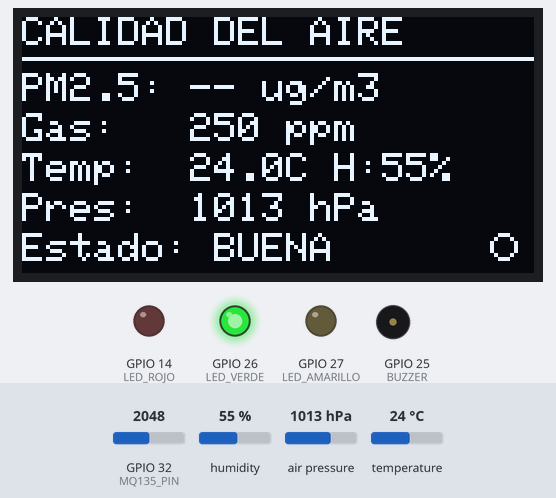
A sketch run on a simulated ESP32. On the bench: 128×64 one-colour display, output pins drawn as LEDs (lit = HIGH), buzzer (waves = sounding, pin HIGH). Inputs (shaded band) come from the test bench; at power-on: GPIO 32 (MQ135_PIN) = 2048, humidity 55 %, temperature 24 °C, air pressure 1013 hPa. What the sketch prints to the serial monitor is not drawn.

Above: at 2.6 s.
2.7 s: GPIO 32 (MQ135_PIN) set to 2439
At 4.5 s:
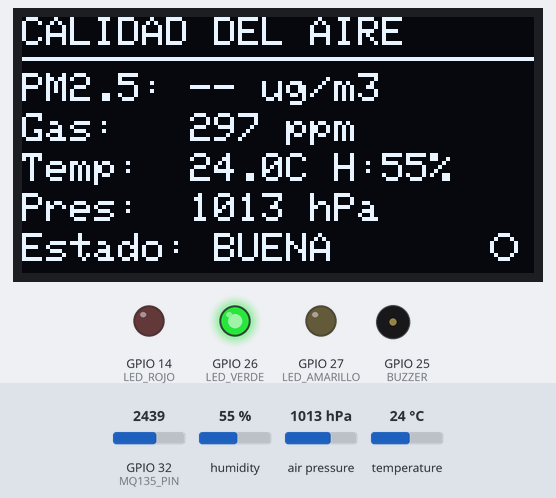
5.5 s: GPIO 32 (MQ135_PIN) set to 2532
At 7.5 s:
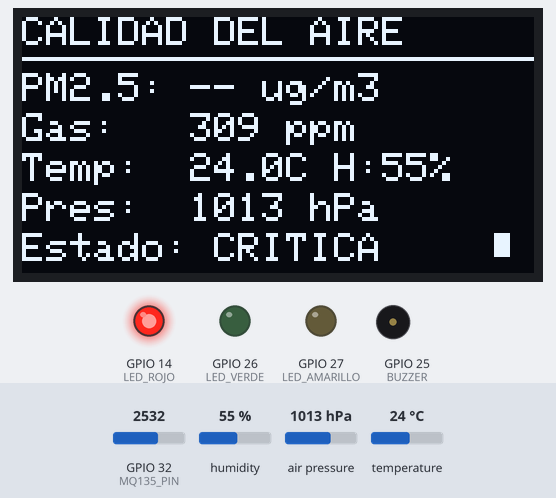
8.3 s: GPIO 32 (MQ135_PIN) set to 1228
At 11.8 s:
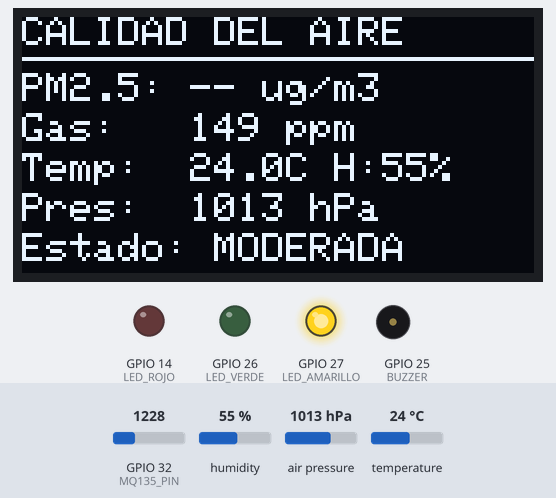
12.3 s: humidity set to 22 %
At 14.4 s:
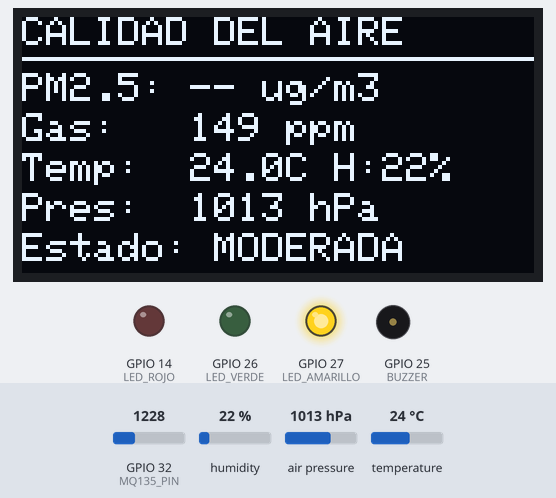
15.1 s: temperature set to 33 °C
At 18.3 s:
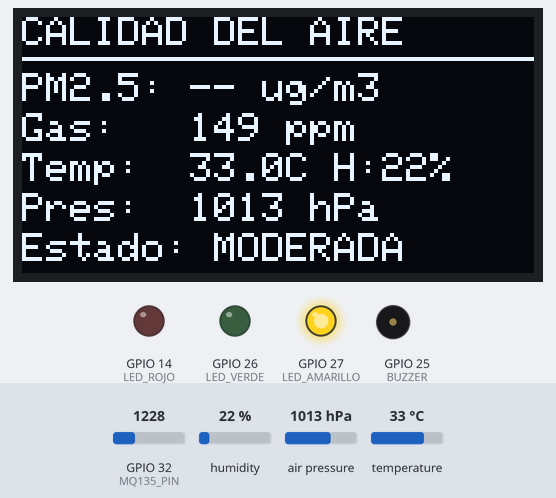
18.6 s: air pressure set to 952 hPa
At 19.8 s:
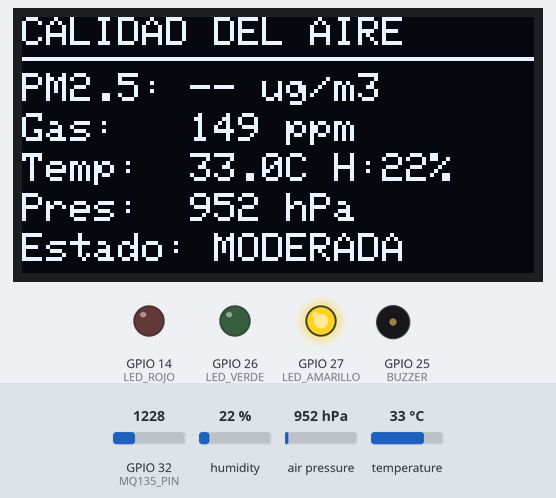
Timing chart, 0 to 21.6 s (numbered marks = the images above; inputs shaded):
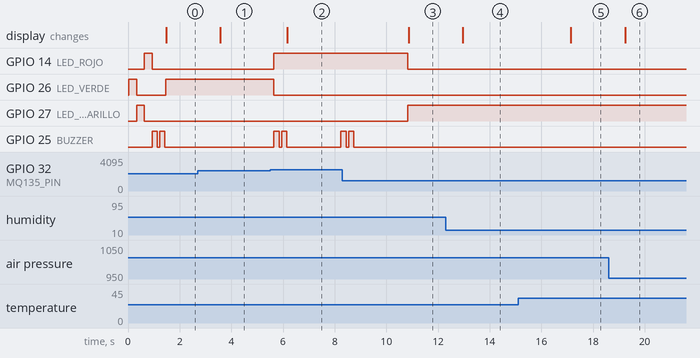

The sketch:

CodigoFinal.ino
```cpp
/*
 * Sistema IoT - Monitoreo Calidad del Aire
 * Universidad de la Sabana - IoT 2026-1
 * Challenge #1
 *
 * SIMULACIÓN WOKWI: 100% Potenciómetros
 * HARDWARE REAL: BME280 + PMS5003 + MQ-135
 */

#include <Wire.h>
#include <Adafruit_GFX.h>
#include <Adafruit_SSD1306.h>
#include <HardwareSerial.h>
#include <Adafruit_BME280.h>
Adafruit_BME280 bme;
HardwareSerial pmsSerial(2);  // Usamos Serial2 del ESP32

// ===== CONFIGURACIÓN DISPLAY OLED =====
#define SCREEN_WIDTH 128
#define SCREEN_HEIGHT 64
#define OLED_RESET -1
#define MQ135_PIN 32   // Pin analógico donde conectaste el AO del MQ-135
Adafruit_SSD1306 display(SCREEN_WIDTH, SCREEN_HEIGHT, &Wire, OLED_RESET);

// ===== DEFINICIÓN DE PINES =====

// Sistema de Alertas
#define LED_VERDE 26
#define LED_AMARILLO 27
#define LED_ROJO 14
#define BUZZER 25

// ===== VARIABLES GLOBALES =====
// Variables de sensores
float temperatura = 25.0;
float humedad = 50.0;
float presion = 1013.25;
float pm25_ugm3 = 0;
float gas_ppm = 0;
bool pms_ok = false;


// Umbrales de calidad del aire (OMS/EPA para Colombia)
#define PM25_BUENO 12       // µg/m³
#define PM25_MODERADO 35    // µg/m³
#define PM25_MALO 55        // µg/m³

#define GAS_BUENO 70        // ppm
#define GAS_MODERADO 150    // ppm
#define GAS_MALO 300        // ppm

// Estados de calidad
enum CalidadAire {
  BUENA,
  MODERADA,
  MALA,
  MUY_MALA
};

CalidadAire estadoActual = BUENA;

// Contadores para estadísticas
unsigned long lecturas_totales = 0;
unsigned long alertas_criticas = 0;

// ===== SETUP =====

void setup() {
  Serial.begin(115200);

  // I2C
  Wire.begin(21, 22);

  // BME280
  if (!bme.begin(0x76)) {
    Serial.println("❌ No se encontró el BME280 (0x76)");
    while (1);
  }
  Serial.println("✓ BME280 detectado");

  // PMS5003 por UART2
  pmsSerial.begin(9600, SERIAL_8N1, 16, 17); // RX=16, TX=17
  Serial.println("✓ PMS5003 inicializado (RX=16, TX=17)");

  // Display OLED
  if (!display.begin(SSD1306_SWITCHCAPVCC, 0x3C)) {
    Serial.println("❌ OLED no detectado en 0x3C");
    while (1);
  }
  Serial.println("✓ OLED OK");

  // Alertas
  pinMode(LED_VERDE, OUTPUT);
  pinMode(LED_AMARILLO, OUTPUT);
  pinMode(LED_ROJO, OUTPUT);
  pinMode(BUZZER, OUTPUT);

  testLEDs();

  display.clearDisplay();
  display.setTextSize(1);
  display.setCursor(0, 0);
  display.println("Sistema IoT");
  display.println("Calidad del Aire");
  display.println("Listo.");
  display.display();
}

// ===== LOOP PRINCIPAL =====
void loop() {
  leerSensores();
  evaluarCalidadAire();
  activarAlertas();
  actualizarDisplay();
  mostrarDatosSerial();

  lecturas_totales++;

  delay(2000); // Actualizar cada 2 segundos
}

// ===== FUNCIÓN: LEER SENSORES =====
// ===== PMS5003 (PM2.5 real por UART) =====
void leerPMS5003() {
  static uint8_t buffer[32];

  while (pmsSerial.available() >= 32) {
    // Buscar cabecera 0x42 0x4D
    if (pmsSerial.peek() == 0x42) {
      pmsSerial.readBytes(buffer, 32);

      if (buffer[0] == 0x42 && buffer[1] == 0x4D) {
        pm25_ugm3 = buffer[12] * 256 + buffer[13];
        pms_ok = true;
        return;
      }
    } else {
      pmsSerial.read(); // descartar basura hasta alinear frame
    }
  }

  pms_ok = false;
}

void leerSensores() {
  // ===== PMS5003 (PM2.5 real por UART) =====
  leerPMS5003();

  // ===== BME280 (temperatura, humedad, presión reales) =====
  temperatura = bme.readTemperature();        // °C
  humedad     = bme.readHumidity();           // %
  presion     = bme.readPressure() / 100.0;   // hPa (presión absoluta)

  // ===== MQ-135 (lectura cruda escalada) =====
  int adc_gas = analogRead(MQ135_PIN);        // 0–4095
  gas_ppm = map(adc_gas, 0, 4095, 0, 500);    // Escala simple para demo
}

// ===== FUNCIÓN: EVALUAR CALIDAD DEL AIRE =====
void evaluarCalidadAire() {
  // ═══════════════════════════════════════════════
  // LÓGICA DE FUSIÓN DE SENSORES
  // Combina múltiples señales ambientales para
  // determinar la calidad del aire de forma robusta
  // ═══════════════════════════════════════════════

  // --- Evaluar PM2.5 ---
  bool pm25_critico = (pm25_ugm3 > PM25_MALO);
  bool pm25_moderado = (pm25_ugm3 > PM25_MODERADO && pm25_ugm3 <= PM25_MALO);
  bool pm25_leve = (pm25_ugm3 > PM25_BUENO && pm25_ugm3 <= PM25_MODERADO);

  // --- Evaluar Gas NO₂ ---
  bool gas_critico = (gas_ppm > GAS_MALO);
  bool gas_moderado = (gas_ppm > GAS_MODERADO && gas_ppm <= GAS_MALO);
  bool gas_leve = (gas_ppm > GAS_BUENO && gas_ppm <= GAS_MODERADO);

  // --- Evaluar Condiciones Meteorológicas ---
  // Condiciones que dificultan la dispersión de contaminantes:
  // 1. Alta temperatura + Baja humedad → Inversión térmica probable
  // 2. Baja presión → Aire estancado
  bool inversion_termica = (temperatura > 30 && humedad < 40);
  bool presion_baja = (presion < 730);  // Umbral realista para la altura de Chía
  bool condicion_desfavorable = inversion_termica || presion_baja;

  // ═══════════════════════════════════════════════
  // ALGORITMO DE FUSIÓN
  // Prioriza contaminación crítica, luego combina
  // múltiples factores para clasificación robusta
  // ═══════════════════════════════════════════════

  if (pm25_critico || gas_critico) {
    // NIVEL 4: MUY MALA - Contaminación crítica
    estadoActual = MUY_MALA;
    alertas_criticas++;
  }
  else if ((pm25_moderado && gas_leve) ||
           (pm25_leve && gas_moderado) ||
           (pm25_moderado && condicion_desfavorable) ||
           (gas_moderado && condicion_desfavorable)) {
    // NIVEL 3: MALA - Múltiples factores adversos
    estadoActual = MALA;
  }
  else if (pm25_leve || gas_leve || condicion_desfavorable) {
    // NIVEL 2: MODERADA - Un factor adverso
    estadoActual = MODERADA;
  }
  else {
    // NIVEL 1: BUENA - Todos los parámetros normales
    estadoActual = BUENA;
  }
}

// ===== FUNCIÓN: ACTIVAR ALERTAS =====
void activarAlertas() {
  // Apagar todos los LEDs y buzzer
  digitalWrite(LED_VERDE, LOW);
  digitalWrite(LED_AMARILLO, LOW);
  digitalWrite(LED_ROJO, LOW);
  digitalWrite(BUZZER, LOW);

  switch(estadoActual) {
    case BUENA:
      // ✓ CALIDAD BUENA - LED Verde
      digitalWrite(LED_VERDE, HIGH);
      break;

    case MODERADA:
      // ⚠ CALIDAD MODERADA - LED Amarillo
      digitalWrite(LED_AMARILLO, HIGH);
      break;

    case MALA:
      // ⚠⚠ CALIDAD MALA - LED Rojo + Buzzer intermitente
      digitalWrite(LED_ROJO, HIGH);
      digitalWrite(BUZZER, HIGH);
      delay(100);
      digitalWrite(BUZZER, LOW);
      break;

    case MUY_MALA:
      // 🚨 CALIDAD MUY MALA - LED Rojo + Alarma continua
      digitalWrite(LED_ROJO, HIGH);
      // Patrón de alarma: beep-beep-pausa
      digitalWrite(BUZZER, HIGH);
      delay(200);
      digitalWrite(BUZZER, LOW);
      delay(100);
      digitalWrite(BUZZER, HIGH);
      delay(200);
      digitalWrite(BUZZER, LOW);
      break;
  }
}

// ===== FUNCIÓN: ACTUALIZAR DISPLAY =====
void actualizarDisplay() {
  display.clearDisplay();
  display.setTextSize(1);
  display.setTextColor(SSD1306_WHITE);

  // Título con línea separadora
  display.setCursor(0, 0);
  display.println("CALIDAD DEL AIRE");
  display.drawLine(0, 10, 128, 10, SSD1306_WHITE);

  // Datos de contaminantes
  display.setCursor(0, 14);
  display.print("PM2.5: ");
  if (pms_ok) display.print(pm25_ugm3, 0);
  else display.print("--");
  display.println(" ug/m3");

  display.setCursor(0, 24);
  display.print("Gas:   ");
  display.print(gas_ppm, 0);
  display.println(" ppm");

  // Datos meteorológicos
  display.setCursor(0, 34);
  display.print("Temp:  ");
  display.print(temperatura, 1);
  display.print("C H:");
  display.print(humedad, 0);
  display.println("%");

  display.setCursor(0, 44);
  display.print("Pres:  ");
  display.print(presion, 0);
  display.println(" hPa");

  // Estado con indicador visual
  display.setCursor(0, 54);
  display.print("Estado: ");

  switch(estadoActual) {
    case BUENA:
      display.print("BUENA");
      // Dibujar símbolo ✓
      display.drawCircle(120, 57, 3, SSD1306_WHITE);
      break;
    case MODERADA:
      display.print("MODERADA");
      break;
    case MALA:
      display.print("MALA");
      // Dibujar símbolo ⚠
      display.fillTriangle(118, 60, 122, 60, 120, 54, SSD1306_WHITE);
      break;
    case MUY_MALA:
      display.print("CRITICA");
      // Dibujar símbolo 🚨
      display.fillRect(118, 54, 4, 6, SSD1306_WHITE);
      break;
  }

  display.display();
}

// ===== FUNCIÓN: MOSTRAR DATOS EN SERIAL =====
void mostrarDatosSerial() {
  Serial.println("╔════════════════════════════════════════════════╗");
  Serial.print("║  Lectura #");
  Serial.print(lecturas_totales);
  Serial.print(" | Alertas críticas: ");
  Serial.print(alertas_criticas);
  Serial.println("  ");
  Serial.println("╠════════════════════════════════════════════════╣");

  // Contaminantes
  Serial.println("║ CONTAMINANTES:");
  Serial.print("║  PM2.5:  ");
  Serial.print(pm25_ugm3, 1);
  Serial.print(" µg/m³");

  if (!pms_ok) {
    Serial.println(" ❌ PMS5003 sin datos");
  } else if (pm25_ugm3 > PM25_MALO) {
    Serial.println(" ⚠ CRÍTICO");
  } else if (pm25_ugm3 > PM25_MODERADO) {
    Serial.println(" ⚠ ALTO");
  } else if (pm25_ugm3 > PM25_BUENO) {
    Serial.println(" - Moderado");
  } else {
    Serial.println(" ✓ Bueno");
  }


  Serial.print("║  Gas:    ");
  Serial.print(gas_ppm, 1);
  Serial.print(" ppm");
  if (gas_ppm > GAS_MALO) Serial.println(" ⚠ CRÍTICO");
  else if (gas_ppm > GAS_MODERADO) Serial.println(" ⚠ ALTO");
  else if (gas_ppm > GAS_BUENO) Serial.println(" - Moderado");
  else Serial.println(" ✓ Bueno");

  // Meteorología
  Serial.println("║ ");
  Serial.println("║ METEOROLOGÍA:");
  Serial.print("║  Temp:   ");
  Serial.print(temperatura, 1);
  Serial.println(" °C");

  Serial.print("║  Hum:    ");
  Serial.print(humedad, 1);
  Serial.println(" %");

  Serial.print("║  Pres:   ");
  Serial.print(presion, 1);
  Serial.println(" hPa");

  // Diagnóstico de condiciones
  Serial.println("║ ");
  Serial.println("║ DIAGNÓSTICO:");
  if (temperatura > 30 && humedad < 40) {
    Serial.println("║  ⚠ Inversión térmica probable");
  }
  if (presion < 730) {
  Serial.println("║  ⚠ Presión baja para esta altura");
}

  // Estado final
  Serial.println("║ ");
  Serial.print("║ ESTADO GENERAL: ");

  switch(estadoActual) {
    case BUENA:
      Serial.println("✓ BUENA [LED Verde]");
      Serial.println("║ Acción: Ninguna requerida");
      break;
    case MODERADA:
      Serial.println("⚠ MODERADA [LED Amarillo]");
      Serial.println("║ Acción: Monitorear continuamente");
      break;
    case MALA:
      Serial.println("⚠⚠ MALA [LED Rojo + Buzzer]");
      Serial.println("║ Acción: Reducir actividades al aire libre");
      break;
    case MUY_MALA:
      Serial.println("🚨 MUY MALA [LED Rojo + Alarma]");
      Serial.println("║ Acción: ALERTA - Evitar exposición");
      break;
  }

  Serial.println("╚════════════════════════════════════════════════╝\n");
}

// ===== FUNCIÓN: TEST DE LEDs Y BUZZER =====
void testLEDs() {
  Serial.println("  → Probando LED Verde...");
  digitalWrite(LED_VERDE, HIGH);
  delay(300);
  digitalWrite(LED_VERDE, LOW);

  Serial.println("  → Probando LED Amarillo...");
  digitalWrite(LED_AMARILLO, HIGH);
  delay(300);
  digitalWrite(LED_AMARILLO, LOW);

  Serial.println("  → Probando LED Rojo...");
  digitalWrite(LED_ROJO, HIGH);
  delay(300);
  digitalWrite(LED_ROJO, LOW);

  Serial.println("  → Probando Buzzer...");
  digitalWrite(BUZZER, HIGH);
  delay(200);
  digitalWrite(BUZZER, LOW);
  delay(100);
  digitalWrite(BUZZER, HIGH);
  delay(200);
  digitalWrite(BUZZER, LOW);

  Serial.println("✓ Test de hardware completado - Todo OK\n");
}
```

Measured:
- the behaviour switches between 2465 and 2466 on GPIO 32 (MQ135_PIN) (found by bisection; images 1 and 2)
- after the input at 2.7 s, the display: changes after 0.88 s (image 1)
- after the input at 5.5 s, GPIO 14 (LED_ROJO): LOW → HIGH after 0.15 s; GPIO 26 (LED_VERDE): HIGH → LOW after 0.15 s; GPIO 25 (BUZZER): goes HIGH 0.20 s, LOW 0.10 s, HIGH 0.20 s, LOW 2.1 s, then HIGH, starting after 0.15 s; the display: changes after 0.67 s (image 2)
- after the input at 8.3 s, GPIO 14 (LED_ROJO): HIGH → LOW after 2.5 s; GPIO 27 (LED_AMARILLO): LOW → HIGH after 2.5 s; GPIO 25 (BUZZER): goes on until 8.7 s, then stays LOW; the display: changes after 2.6 s (image 3)
- after the input at 12.3 s, the display: changes after 0.65 s (image 4)
- after the input at 15.1 s, the display: changes after 2.0 s (image 5)
- after the input at 18.6 s, the display: changes after 0.64 s (image 6)
